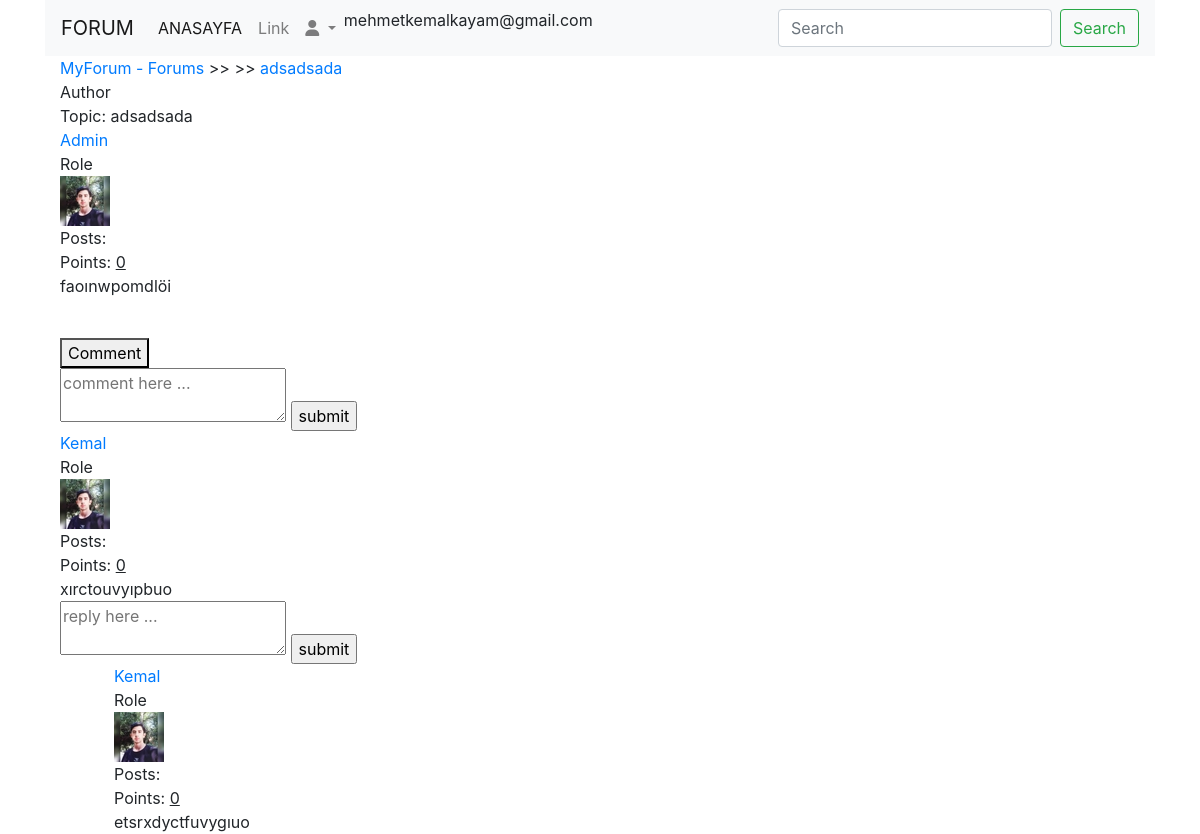
Screenshot of /event/detail/adsadsada/ (signed in) with the database file from the repository.
### users/models.py (models this page shows, shortened)
class CustomUser(AbstractUser):
    is_email_verified = models.BooleanField(default = False)
    username = None
    email = models.EmailField(unique=True)
    USERNAME_FIELD = 'email'
    REQUIRED_FIELDS = []
    objects = CustomUserManager()

### event/models.py (models this page shows, shortened)
class Post(models.Model):
    title = models.CharField(max_length=400)
    slug = models.SlugField(max_length=400, unique=True, blank=True)
    user = models.ForeignKey(Author, on_delete=models.CASCADE)
    content = RichTextField()
    categories = models.ManyToManyField(Category)
    date = models.DateTimeField(auto_now_add=True)
    approved = models.BooleanField(default=True)
    tags = TaggableManager()
    comments = models.ManyToManyField(Comment, blank=True)
    closed = models.BooleanField(default=False)
    state = models.CharField(max_length=40, default="zero")

class Author(models.Model):
    user = models.OneToOneField(CustomUser, on_delete = models.CASCADE)
    fullname = models.CharField(max_length=400, blank=True)
    slug = models.SlugField(max_length=400, unique=True, blank=True)
    bio = models.TextField()
    points = models.IntegerField(default=0)
    profile_pic = ResizedImageField(size=[50, 80], quality = 100, upload_to= "authors",  null=True, blank=True, default = "authors/indir.jpg")

class Comment(models.Model):
    user = models.ForeignKey(Author, on_delete=models.CASCADE)
    content = models.TextField()
    date = models.DateTimeField(auto_now_add = True)
    replies = models.ManyToManyField(Reply, blank=True)

class Reply(models.Model):
    user = models.ForeignKey(Author, on_delete=models.CASCADE)
    content = models.TextField()
    date = models.DateTimeField(auto_now_add = True)
    class Meta:
        verbose_name_plural = "replies"

### event/views.py (the view)
# urls.py: path('detail/<slug>/', views.detail, name='detail'),
def detail(request, slug):
    post = get_object_or_404(Post, slug=slug)
    try:
        if request.user.is_authenticated:
            author = Author.objects.get(user=request.user)
            if "comment-form" in request.POST:
                comment = request.POST.get("comment")
                new_comment, created = Comment.objects.get_or_create(user=author, content=comment)
                post.comments.add(new_comment.id)
            if "reply-form" in request.POST:
                reply = request.POST.get("reply")
                commenr_id = request.POST.get("comment-id")
                comment_obj = Comment.objects.get(id=commenr_id)
                new_reply, created = Reply.objects.get_or_create(user=author, content=reply)
                comment_obj.replies.add(new_reply.id)
            context = {
                "post":post,
                "title": "OZONE: "+post.title,
            }
            return render(request, "detail.html", context)
    except:
        return redirect(addAuthor)

### templates/detail.html (shortened to what this page needs)
{% extends "index.html" %}
{% block content %}
    <div class="container">
        <div class="navigate">
            <span><a href="{% url 'index' %}">MyForum - Forums</a> >> <a href="{{post.categories.all.0.get_url}}">{{post.categories.all.0}}</a> >> <a href="{{post.get_url}}">{{post.title}}</a></span>
        </div>
        <div class="topic-container">
            <div class="head">
                <div class="authors">Author</div>
                <div class="content">Topic: {{post.title}} </div>
            </div>
            <div class="body">
                <div class="authors">
                    <div class="username"><a href="">{{post.user.fullname|title}}</a></div>
                    <div>Role</div>
                    <img src="{{post.user.profile_pic.url}}" alt="">
                    <div>Posts: <u>{{post.user.num_posts}}</u></div>
                    <div>Points: <u>{{post.user.points}}</u></div>
                </div>
                <div class="content">
                    {{post.content|safe}}
                    <br>
                    <div class="comment">
                        <button onclick="showComment()">Comment</button>
                    </div>
                </div>
            </div>
        </div>
        {% if post.closed == True %}
        <div style="background-color:#fff;color:#000;font-weight:bolder;padding:20px;width:100%;"> This Topic Is Closed! </div>
        {% else %}
        {% if request.user.is_authenticated %}
        <form action="." method="post">
            <div class="comment-area hide" id="comment-area">
                <textarea name="comment" id="" placeholder="comment here ... "></textarea>
                <input type="submit" value="submit" name="comment-form">
            </div>
        </form>
        {% else %}
        <div style="background-color:#fff;color:#000;font-weight:bolder;padding:20px;width:100%;"> You need to <a href="{% url 'users:login' %}"><b>login</b></a> to comment or reply.! </div>
        {% endif %}
        {% endif %}
        {% for comment in post.comments.all %}
        <div class="comments-container">
            <div class="body">
                <div class="authors">
                    <div class="username"><a href="">{{comment.user.fullname|title}}</a></div>
                    <div>Role</div>
                    <img src="{{comment.user.profile_pic.url}}" alt="">
                    <div>Posts: <u>{{comment.user.num_posts}}</u></div>
                    <div>Points: <u>{{comment.user.points}}</u></div>
                </div>
                <div class="content">
                    {{comment.content}}
                    <br>
                </div>
            </div>
        </div>
        <form action="." method="post">
            <div class="comment-area hide" id="comment{{comment.id}}">
                <textarea name="reply" id="" placeholder="reply here ... "></textarea>
                <input type="submit" value="submit" name="reply-form">
            </div>
        </form>
        {% for reply in comment.replies.all %}
        <div class="comments-container" style="width: 95%; margin-left:5%;">
            <div class="body">
                <div class="authors">
                    <div class="username"><a href="">{{reply.user.fullname|title}}</a></div>
                    <div>Role</div>
                    <img src="{{reply.user.profile_pic.url}}" alt="">
                    <div>Posts: <u>{{reply.user.num_posts}}</u></div>
                    <div>Points: <u>{{reply.user.points}}</u></div>
                </div>
                <div class="content">
                    {{reply.content}}
                    <br>
                </div>
            </div>
        </div>
        {% endfor %}
        {% endfor %}
    </div>
{% endblock %}

### templates/index.html (shortened to what this page needs)
<!DOCTYPE html>
{% load static %}
<html lang="en">
<head>
    <link rel="stylesheet" href="https://cdn.jsdelivr.net/npm/bootstrap@4.0.0/dist/css/bootstrap.min.css">
    <link rel="stylesheet" href="https://cdnjs.cloudflare.com/ajax/libs/font-awesome/6.1.1/css/all.min.css">
</head>
<body>
    <div class="container">
        <div class="navvbarr">
            <nav class="navbar navbar-expand-lg navbar-light bg-light">
                <a class="navbar-brand" href="#">FORUM</a>
                <div class="collapse navbar-collapse" id="navbarSupportedContent">
                  <ul class="navbar-nav mr-auto">
                    <li class="nav-item active">
                      <a class="nav-link" href="{% url 'index' %}">ANASAYFA <span class="sr-only">(current)</span></a>
                    </li>
                    <li class="nav-item">
                      <a class="nav-link" href="#">Link</a>
                    </li>
                    <li class="nav-item dropdown">
                      <a class="nav-link dropdown-toggle" href="#" id="navbarDropdown" role="button" data-toggle="dropdown" aria-haspopup="true" aria-expanded="false">
                        <i class="fa-solid fa-user"></i>
                      </a>
                    </li>
                    {% if request.user.is_authenticated %}
                    <p>{{request.user.email}}</p>
                    {% endif %}
                  </ul>
                  <form class="form-inline my-2 my-lg-0">
                    <input class="form-control mr-sm-2" name="keyword" type="search" placeholder="Search" aria-label="Search">
                    <button class="btn btn-outline-success my-2 my-sm-0" type="submit">Search</button>
                  </form>
                </div>
              </nav>
        </div>
        {% block content %}{% endblock %}
    </div>
</body>
</html>

### rows the page displays
CustomUser: user.email "mehmetkemalkayam@gmail.com"
Post: title "adsadsada", user.fullname "Admin", user.profile_pic (picture), user.points "0", content "faoınwpomdlöi"
Comment: user.fullname "Kemal", user.profile_pic (picture), user.points "0", content "xırctouvyıpbuo"
Reply: user.fullname "Kemal", user.profile_pic (picture), user.points "0", content "etsrxdyctfuvygıuo"
